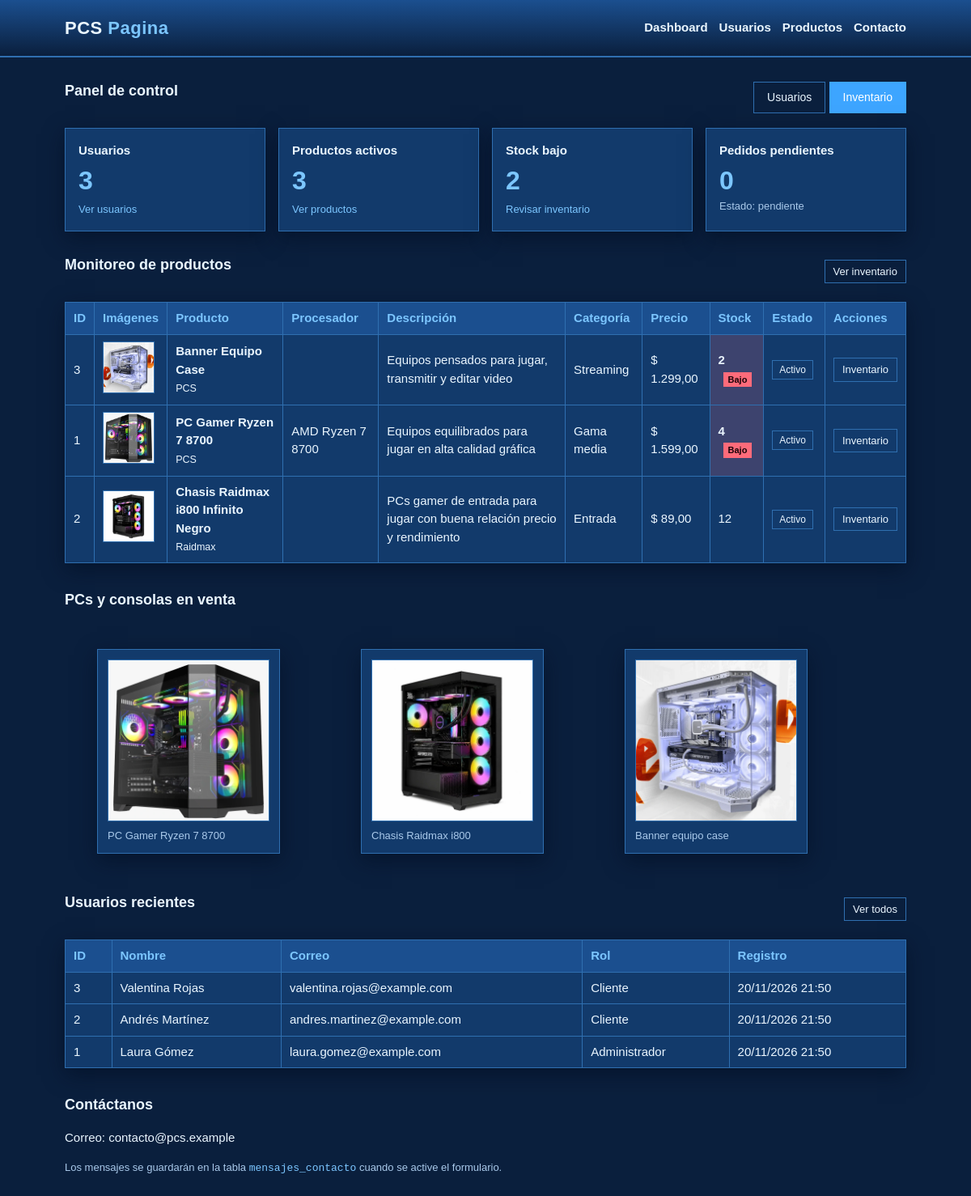
/crud_usuarios/DASHBOARD.php, run on the app's committed database.
### tables this page shows
CREATE TABLE IF NOT EXISTS productos (
  id_producto     INT NOT NULL AUTO_INCREMENT,
  id_categoria    INT NOT NULL,
  nombre          VARCHAR(120)  NOT NULL,
  marca           VARCHAR(60)   DEFAULT NULL,
  descripcion     TEXT          DEFAULT NULL,
  precio          DECIMAL(12,2) NOT NULL,
  stock           INT           NOT NULL DEFAULT 0,
  procesador      VARCHAR(80)   DEFAULT NULL,
  tarjeta_grafica VARCHAR(80)   DEFAULT NULL,
  memoria_ram_gb  SMALLINT      DEFAULT NULL,
  almacenamiento  VARCHAR(80)   DEFAULT NULL,
  placa_madre     VARCHAR(80)   DEFAULT NULL,
  fuente_poder    VARCHAR(60)   DEFAULT NULL,
  gabinete        VARCHAR(80)   DEFAULT NULL,
  garantia_meses  SMALLINT      DEFAULT NULL,
  destacado       BOOLEAN       NOT NULL DEFAULT 0,
  activo          BOOLEAN       NOT NULL DEFAULT 1,
  fecha_creacion  DATETIME      NOT NULL DEFAULT CURRENT_TIMESTAMP,
  PRIMARY KEY (id_producto),
  KEY idx_productos_precio (precio),
  CONSTRAINT fk_productos_categoria
    FOREIGN KEY (id_categoria) REFERENCES categorias (id_categoria)
);

CREATE TABLE IF NOT EXISTS categorias (
  id_categoria INT NOT NULL AUTO_INCREMENT,
  nombre       VARCHAR(60)  NOT NULL,
  descripcion  VARCHAR(255) DEFAULT NULL,
  PRIMARY KEY (id_categoria),
  UNIQUE KEY uq_categorias_nombre (nombre)
);

CREATE TABLE IF NOT EXISTS usuarios (
  id_usuario      INT NOT NULL AUTO_INCREMENT,
  nombre          VARCHAR(80)  NOT NULL,
  apellido        VARCHAR(80)  NOT NULL,
  correo          VARCHAR(120) NOT NULL,
  contrasena_hash VARCHAR(255) NOT NULL,
  telefono        VARCHAR(20)  DEFAULT NULL,
  rol             VARCHAR(20)  NOT NULL DEFAULT 'cliente',
  fecha_registro  DATETIME     NOT NULL DEFAULT CURRENT_TIMESTAMP,
  PRIMARY KEY (id_usuario),
  UNIQUE KEY uq_usuarios_correo (correo),
  CONSTRAINT chk_usuarios_rol CHECK (rol IN ('cliente', 'administrador'))
);

### crud_usuarios/DASHBOARD.php (the view, shortened to what this page needs)
<?php
require __DIR__ . '/includes/conexion.php';
$totalUsuarios = (int) $pdo->query('SELECT COUNT(*) FROM usuarios')->fetchColumn();
$productosActivos = (int) $pdo->query('SELECT COUNT(*) FROM productos WHERE activo = 1')->fetchColumn();
$stockBajo = (int) $pdo->query('SELECT COUNT(*) FROM productos WHERE activo = 1 AND stock <= 5')->fetchColumn();
$pedidosPendientes = (int) $pdo->query("SELECT COUNT(*) FROM pedidos WHERE estado = 'pendiente'")->fetchColumn();
$productos = $pdo->query(
    'SELECT p.id_producto, p.nombre, p.marca, p.procesador, p.descripcion, p.precio, p.stock, p.activo, p.destacado,
            c.nombre AS categoria
     FROM productos p
     INNER JOIN categorias c ON c.id_categoria = p.id_categoria
     ORDER BY p.stock ASC, p.id_producto DESC'
)->fetchAll();
$usuariosRecientes = $pdo->query(
    'SELECT id_usuario, nombre, apellido, correo, rol, fecha_registro
     FROM usuarios
     ORDER BY id_usuario DESC
     LIMIT 5'
)->fetchAll();
require __DIR__ . '/includes/header.php';
?>
<section class="barra">
    <h2>Panel de control</h2>
    <div>
        <a class="btn btn-claro" href="index.php">Usuarios</a>
        <a class="btn" href="productos.php">Inventario</a>
    </div>
</section>
<section id="resumen" class="tarjetas">
    <article class="tarjeta">
        <h3>Usuarios</h3>
        <p class="kpi"><?= $totalUsuarios ?></p>
        <a class="enlace" href="index.php">Ver usuarios</a>
    </article>
    <article class="tarjeta">
        <h3>Productos activos</h3>
        <p class="kpi"><?= $productosActivos ?></p>
        <a class="enlace" href="productos.php">Ver productos</a>
    </article>
    <article class="tarjeta">
        <h3>Stock bajo</h3>
        <p class="kpi"><?= $stockBajo ?></p>
        <a class="enlace" href="productos.php">Revisar inventario</a>
    </article>
    <article class="tarjeta">
        <h3>Pedidos pendientes</h3>
        <p class="kpi"><?= $pedidosPendientes ?></p>
        <span class="ayuda">Estado: pendiente</span>
    </article>
</section>
<section id="productos">
    <div class="barra">
        <h2>Monitoreo de productos</h2>
        <a class="btn btn-claro btn-sm" href="productos.php">Ver inventario</a>
    </div>
    <?php if (empty($productos)): ?>
        <div class="vacio">No hay productos registrados todavía. Crea el primero desde el inventario.</div>
    <?php else: ?>
        <table>
            <thead>
                <tr>
                    <th>ID</th>
                    <th>Imágenes</th>
                    <th>Producto</th>
                    <th>Procesador</th>
                    <th>Descripción</th>
                    <th>Categoría</th>
                    <th>Precio</th>
                    <th>Stock</th>
                    <th>Estado</th>
                    <th>Acciones</th>
                </tr>
            </thead>
            <tbody>
            <?php foreach ($productos as $p): ?>
                <?php $stockBajoFila = (int) $p['stock'] <= 5; ?>
                <tr>
                    <td><?= (int) $p['id_producto'] ?></td>
                    <td>
                        <?php foreach ($p['imagenes'] as $url): ?>
                            <img class="thumb" src="<?= htmlspecialchars($url) ?>" alt="Imagen de <?= htmlspecialchars($p['nombre']) ?>">
                        <?php endforeach; ?>
                    </td>
                    <td>
                        <strong><?= htmlspecialchars($p['nombre']) ?></strong>
                        <?php if (!empty($p['marca'])): ?>
                            <br><small><?= htmlspecialchars($p['marca']) ?></small>
                        <?php endif; ?>
                    </td>
                    <td><?= htmlspecialchars($p['procesador'] ?? '') ?></td>
                    <td><?= htmlspecialchars($p['descripcion'] ?? '') ?></td>
                    <td><?= htmlspecialchars($p['categoria']) ?></td>
                    <td>$ <?= number_format((float) $p['precio'], 2, ',', '.') ?></td>
                    <td class="<?= $stockBajoFila ? 'stock-bajo' : '' ?>">
                        <?= (int) $p['stock'] ?>
                        <?php if ($stockBajoFila): ?>
                            <span class="alerta">Bajo</span>
                        <?php endif; ?>
                    </td>
                    <td>
                        <span class="estado <?= (int) $p['activo'] ? 'activo' : 'inactivo' ?>">
                            <?= (int) $p['activo'] ? 'Activo' : 'Inactivo' ?>
                        </span>
                    </td>
                    <td class="acciones">
                        <a class="btn btn-claro btn-sm" href="productos.php">Inventario</a>
                    </td>
                </tr>
            <?php endforeach; ?>
            </tbody>
        </table>
    <?php endif; ?>
</section>
<section id="consolas">
    <div class="barra">
        <h2>PCs y consolas en venta</h2>
    </div>
    <div class="espacios-img">
        <figure class="tarjeta-producto">
            <img class="imagen-producto"
                 src="assets/img/Pc_Gamer_Ryzen_7_8700_598911d6-450a-40d3-b7f8-6c2bc2fdb279.webp"
                 width="200" height="200"
                 alt="PC Gamer Ryzen 7 8700">
            <figcaption>PC Gamer Ryzen 7 8700 </figcaption>
        </figure>
        <figure class="tarjeta-producto">
            <img class="imagen-producto"
                 src="assets/img/Chasis_Raidmax_i800_Infinito_Negro.webp"
                 width="200" height="200"
                 alt="Chasis Raidmax i800 Infinito Negro">
            <figcaption>Chasis Raidmax i800 </figcaption>
        </figure>
        <figure class="tarjeta-producto">
            <img class="imagen-producto"
                 src="assets/img/BANNER-EQUIPO---CASE.webp"
                 width="200" height="200"
                 alt="Banner equipo case">
            <figcaption>Banner equipo case </figcaption>
        </figure>
    </div>
</section>
<section id="usuarios-recientes">
    <div class="barra">
        <h2>Usuarios recientes</h2>
        <a class="btn btn-claro btn-sm" href="index.php">Ver todos</a>
    </div>
    <?php if (empty($usuariosRecientes)): ?>
        <div class="vacio">No hay usuarios registrados.</div>
    <?php else: ?>
        <table>
            <thead>
                <tr>
                    <th>ID</th>
                    <th>Nombre</th>
                    <th>Correo</th>
                    <th>Rol</th>
                    <th>Registro</th>
                </tr>
            </thead>
            <tbody>
            <?php foreach ($usuariosRecientes as $u): ?>
                <tr>
                    <td><?= (int) $u['id_usuario'] ?></td>
                    <td><?= htmlspecialchars($u['nombre'] . ' ' . $u['apellido']) ?></td>
                    <td><?= htmlspecialchars($u['correo']) ?></td>
                    <td><?= htmlspecialchars(ucfirst($u['rol'])) ?></td>
                    <td><?= htmlspecialchars(date('d/m/Y H:i', strtotime($u['fecha_registro']))) ?></td>
                </tr>
            <?php endforeach; ?>
            </tbody>
        </table>
    <?php endif; ?>
</section>
<section id="contacto">
    <h2>Contáctanos</h2>
    <p>Correo: contacto@pcs.example</p>
    <p class="ayuda">Los mensajes se guardarán en la tabla <code>mensajes_contacto</code> cuando se active el formulario.</p>
</section>
<?php require __DIR__ . '/includes/footer.php'; ?>

### crud_usuarios/includes/header.php (shortened to what this page needs)
<!DOCTYPE html>
<html lang="es">
<head>
    <link rel="stylesheet" href="css/style.css">
</head>
<body>
<header class="encabezado">
    <div class="contenedor barra">
        <h1>PCS <span>Pagina</span></h1>
        <nav class="nav" aria-label="Navegación principal">
            <a href="DASHBOARD.php">Dashboard</a>
            <a href="index.php">Usuarios</a>
            <a href="productos.php">Productos</a>
            <a href="DASHBOARD.php#contacto">Contacto</a>
        </nav>
    </div>
</header>
<main class="contenedor">

### crud_usuarios/includes/footer.php
</main>
</body>
</html>

### crud_usuarios/css/style.css (style rules this page uses)
:root { --bg: #0a1f3d; --panel: #123a6b; --panel-2: #1b4f8f; --texto: #eaf6ff; --texto-suave: #a9c9ea; --borde: #2f6fb0; --acento: #3da5ff; --acento-hover: #7cc6ff; --peligro: #ff6b7a; --ok: #35d0a5; --sombra: 0 8px 24px rgba(0, 12, 32, 0.55); }
* { box-sizing: border-box; }
body { margin: 0; background: var(--bg); color: var(--texto); font-family: Arial, Helvetica, sans-serif; font-size: 15px; line-height: 1.5; min-height: 100vh; }
.contenedor { max-width: 1080px; margin: 0 auto; padding: 0 20px; }
.encabezado { border-bottom: 2px solid var(--borde); padding: 18px 0; margin-bottom: 28px; background: linear-gradient(180deg, var(--panel-2), var(--bg)); }
.encabezado h1 { margin: 0; font-size: 22px; font-weight: 700; letter-spacing: 0.5px; }
.encabezado h1 span { color: var(--acento-hover); }
h2 { font-size: 18px; margin: 0 0 16px; }
h3 { margin: 0 0 8px; font-size: 15px; }
.barra { display: flex; justify-content: space-between; align-items: center; margin-bottom: 16px; gap: 12px; }
.encabezado .barra { margin-bottom: 0; }
.nav { display: flex; gap: 14px; flex-wrap: wrap; align-items: center; }
.nav a { color: var(--texto); text-decoration: none; font-weight: 600; }
.btn { display: inline-block; padding: 8px 16px; border: 1px solid var(--acento); background: var(--acento); color: #ffffff; text-decoration: none; font-size: 14px; cursor: pointer; }
.btn-claro { background: transparent; color: var(--texto); border-color: var(--borde); }
.btn-sm { padding: 4px 10px; font-size: 13px; }
table { width: 100%; border-collapse: collapse; background: var(--panel); box-shadow: var(--sombra); }
th, td { border: 1px solid var(--borde); padding: 8px 10px; text-align: left; }
th { background: var(--panel-2); color: var(--acento-hover); font-weight: 600; }
td.acciones { white-space: nowrap; width: 1%; }
.ayuda { display: block; margin-top: 4px; color: var(--texto-suave); font-size: 13px; }
section { margin-bottom: 32px; }
.tarjetas { display: grid; grid-template-columns: repeat(auto-fit, minmax(200px, 1fr)); gap: 16px; margin-bottom: 28px; }
.tarjeta { border: 1px solid var(--borde); background: var(--panel); padding: 16px; box-shadow: var(--sombra); }
.kpi { margin: 0; font-size: 32px; font-weight: 700; line-height: 1.1; color: var(--acento-hover); }
.enlace { display: inline-block; margin-top: 8px; font-size: 13px; color: var(--acento-hover); text-decoration: none; }
.estado { display: inline-block; padding: 2px 8px; border: 1px solid var(--borde); font-size: 12px; margin-right: 4px; }
.stock-bajo { background: rgba(255, 107, 122, 0.18); font-weight: 700; }
.alerta { display: inline-block; margin-left: 6px; padding: 1px 6px; background: var(--peligro); color: #1a0308; font-size: 11px; }
.espacios-img { display: flex; gap: 20px; flex-wrap: wrap; }
.tarjeta-producto { border: 1px solid var(--borde); background: var(--panel); padding: 12px; box-shadow: var(--sombra); }
.imagen-producto { width: 200px; height: 200px; object-fit: cover; display: block; background: var(--panel-2); border: 1px solid var(--borde); }
.tarjeta-producto figcaption { margin-top: 8px; font-size: 13px; color: var(--texto-suave); }
.thumb { width: 64px; height: 64px; object-fit: cover; border: 1px solid var(--borde); margin-right: 4px; background: var(--panel-2); }
code { color: var(--acento-hover); }

### data on the page
productos: id_producto "3", shows a picture, nombre "Banner Equipo Case", marca "PCS", descripcion "Equipos pensados para jugar, transmitir y editar video", id_categoria.nombre "Streaming", precio "1.299,00", stock "2", shows "Bajo", activo "Activo"
productos: id_producto "1", shows a picture, nombre "PC Gamer Ryzen 7 8700", marca "PCS", procesador "AMD Ryzen 7 8700", descripcion "Equipos equilibrados para jugar en alta calidad gráfica", id_categoria.nombre "Gama media", precio "1.599,00", stock "4", shows "Bajo", activo "Activo"
productos: id_producto "2", shows a picture, nombre "Chasis Raidmax i800 Infinito Negro", marca "Raidmax", descripcion "PCs gamer de entrada para jugar con buena relación precio y rendimiento", id_categoria.nombre "Entrada", precio "89,00", stock "12", activo "Activo"
usuarios: id_usuario "3", nombre+apellido "Valentina Rojas", correo "valentina.rojas@example.com", rol "Cliente", fecha_registro "20/11/2026 21:50"
usuarios: id_usuario "2", nombre+apellido "Andrés Martínez", correo "andres.martinez@example.com", rol "Cliente", fecha_registro "20/11/2026 21:50"
usuarios: id_usuario "1", nombre+apellido "Laura Gómez", correo "laura.gomez@example.com", rol "Administrador", fecha_registro "20/11/2026 21:50"

### other printed values
$totalUsuarios "3"
$productosActivos "3"
$stockBajo "2"
$pedidosPendientes "0"
